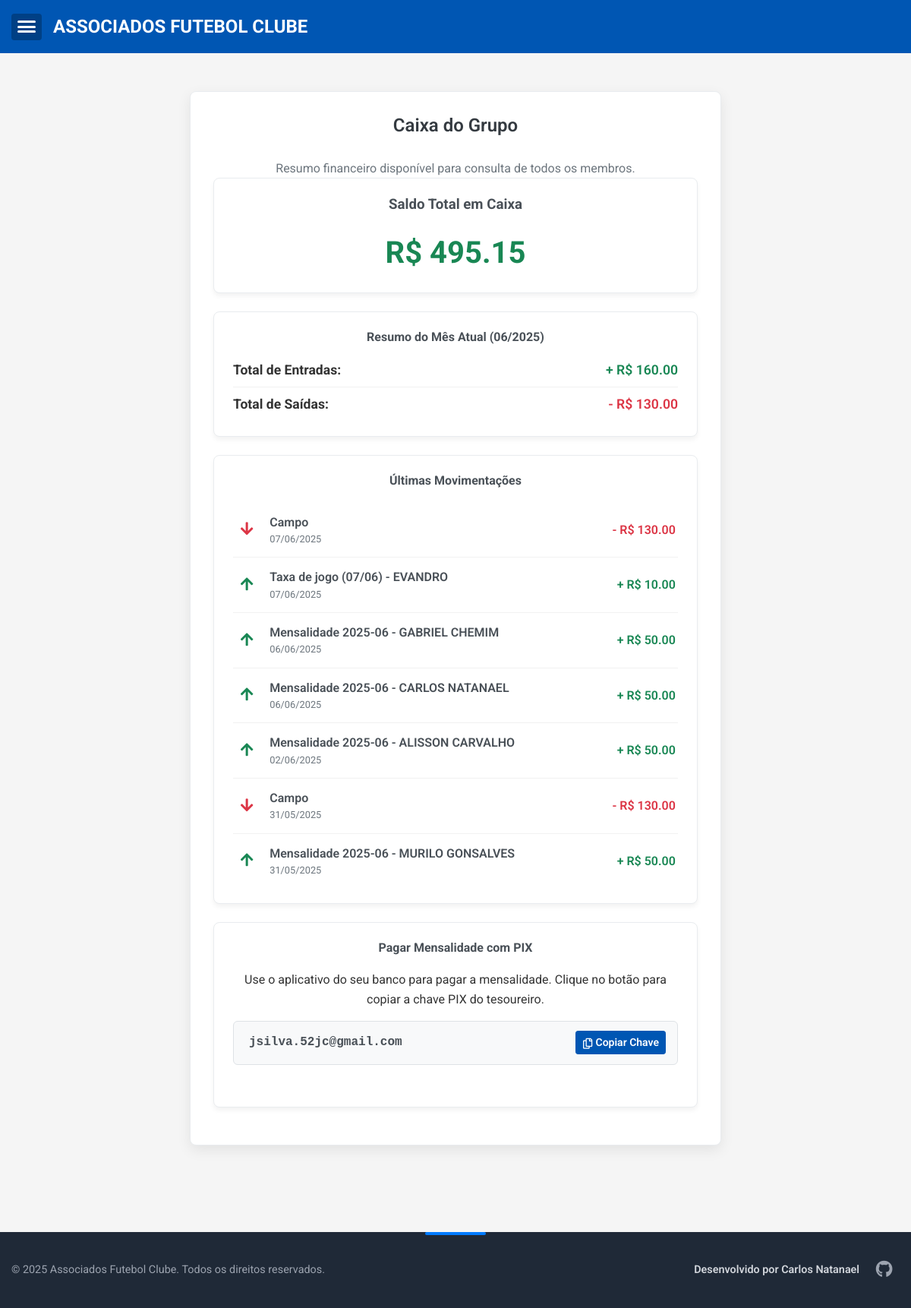
Page /caixa on the earlier database version.
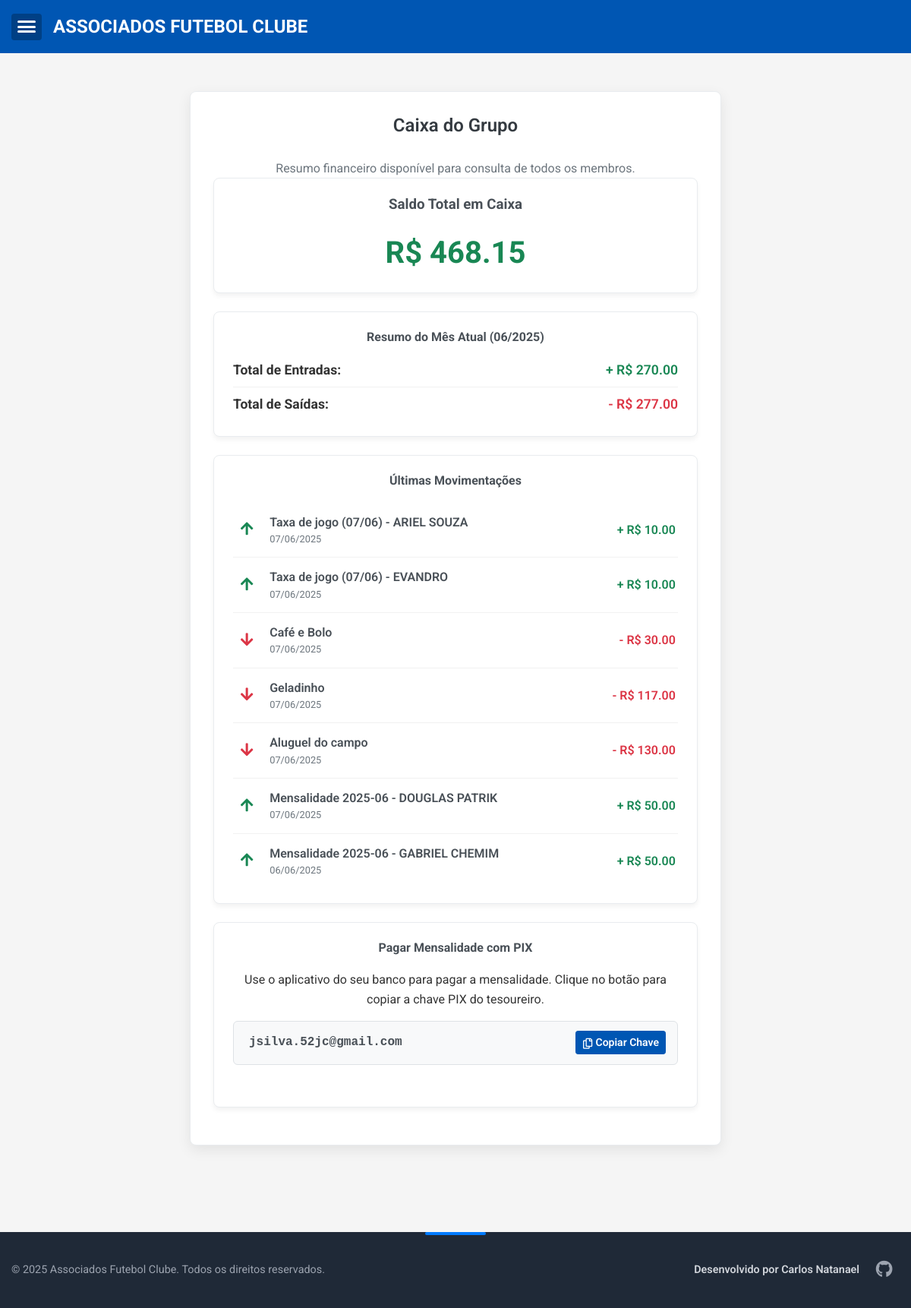
Same page on the later database version.
### app.py (models this page shows, shortened)
class TransacaoCaixa(db.Model):
    id = db.Column(db.Integer, primary_key=True)
    data = db.Column(db.DateTime, nullable=False, default=datetime.utcnow)
    descricao = db.Column(db.String(200), nullable=False)
    tipo = db.Column(db.String(10), nullable=False)
    valor = db.Column(db.Float, nullable=False)
    pagamento_id = db.Column(db.Integer, db.ForeignKey('pagamento.id'), nullable=True)
    pagamento = db.relationship('Pagamento', backref=db.backref('transacao_caixa', uselist=False, cascade="all, delete-orphan"))
    presenca_id = db.Column(db.Integer, db.ForeignKey('presenca.id'), nullable=True, unique=True)
    presenca = db.relationship('Presenca', backref=db.backref('transacao_caixa', uselist=False, cascade="all, delete-orphan"))

### app.py (the view)
@app.route('/caixa')
def caixa_do_grupo():
    total_entradas_query = db.session.query(func.sum(TransacaoCaixa.valor)).filter(TransacaoCaixa.tipo == 'entrada').scalar()
    total_entradas = total_entradas_query or 0.0
    total_saidas_query = db.session.query(func.sum(TransacaoCaixa.valor)).filter(TransacaoCaixa.tipo == 'saida').scalar()
    total_saidas = total_saidas_query or 0.0
    saldo_total = total_entradas - total_saidas
    hoje = datetime.now()
    primeiro_dia_mes_atual = hoje.replace(day=1, hour=0, minute=0, second=0, microsecond=0)
    primeiro_dia_prox_mes = (primeiro_dia_mes_atual + relativedelta(months=1))
    transacoes_mes_atual = TransacaoCaixa.query.filter(
        TransacaoCaixa.data >= primeiro_dia_mes_atual,
        TransacaoCaixa.data < primeiro_dia_prox_mes
    ).all()
    total_entradas_mes_atual = sum(t.valor for t in transacoes_mes_atual if t.tipo == 'entrada')
    total_saidas_mes_atual = sum(t.valor for t in transacoes_mes_atual if t.tipo == 'saida')
    ultimas_movimentacoes = TransacaoCaixa.query.order_by(TransacaoCaixa.data.desc(), TransacaoCaixa.id.desc()).limit(7).all()
    return render_template(
        'caixa_publico.html',
        saldo_total=saldo_total,
        total_entradas_mes=total_entradas_mes_atual,
        total_saidas_mes=total_saidas_mes_atual,
        mes_atual_display=hoje.strftime('%m/%Y'),
        ultimas_movimentacoes=ultimas_movimentacoes # Passa a nova lista para o template
    )

### app.py (called while the page is built)
@event.listens_for(Engine, "connect")
def set_sqlite_timeout(dbapi_connection, connection_record):
    cursor = dbapi_connection.cursor()
    try:
        cursor.execute("PRAGMA busy_timeout = 5000") # Timeout de 5 segundos (5000 ms)
        cursor.close()
        print("DEBUG: SQLite busy_timeout configurado para 5000ms.")
    except Exception as e:
        print(f"DEBUG: Erro ao configurar SQLite busy_timeout: {e}")

### templates/caixa_publico.html (shortened to what this page needs)
{% extends "base.html" %}
{% block content %}
<div class="form-container" style="max-width: 700px;">
    <h2 class="text-center mb-4">Caixa do Grupo</h2>
    <p class="text-center text-muted">Resumo financeiro disponível para consulta de todos os membros.</p>
    <div class="caixa-card">
        <h3>Saldo Total em Caixa</h3>
        <p class="saldo-total saldo-{{ 'positivo' if saldo_total >= 0 else 'negativo' }}">
            R$ {{ "%.2f"|format(saldo_total) }}
        </p>
    </div>
    <div class="caixa-card">
        <h4>Resumo do Mês Atual ({{ mes_atual_display }})</h4>
        <div class="movimentacao-mes">
            <p>
                <strong>Total de Entradas:</strong>
                <span class="valor-entrada">+ R$ {{ "%.2f"|format(total_entradas_mes) }}</span>
            </p>
            <p>
                <strong>Total de Saídas:</strong>
                <span class="valor-saida">- R$ {{ "%.2f"|format(total_saidas_mes) }}</span>
            </p>
        </div>
    </div>
    <div class="caixa-card">
        <h4>Últimas Movimentações</h4>
        {% if ultimas_movimentacoes %}
        <ul class="transaction-list">
            {% for transacao in ultimas_movimentacoes %}
                <li class="transaction-item">
                    <div class="transaction-icon">
                        {% if transacao.tipo == 'entrada' %}
                            <i class="fas fa-arrow-up entrada-icon"></i>
                        {% else %}
                            <i class="fas fa-arrow-down saida-icon"></i>
                        {% endif %}
                    </div>
                    <div class="transaction-details">
                        <span class="transaction-description">{{ transacao.descricao }}</span>
                        <span class="transaction-date">{{ transacao.data.strftime('%d/%m/%Y') }}</span>
                    </div>
                    <div class="transaction-amount valor-{{ transacao.tipo }}">
                        {{ '+ ' if transacao.tipo == 'entrada' else '- ' }}R$ {{ "%.2f"|format(transacao.valor) }}
                    </div>
                </li>
            {% endfor %}
        </ul>
        {% else %}
        <p class="text-center">Nenhuma movimentação registrada ainda.</p>
        {% endif %}
    </div>
    <div class="caixa-card pix-payment-card">
        <h4>Pagar Mensalidade com PIX</h4>
        <p>Use o aplicativo do seu banco para pagar a mensalidade. Clique no botão para copiar a chave PIX do tesoureiro.</p>
        <div class="pix-key-wrapper">
            <code id="pixKey">jsilva.52jc@gmail.com</code>
            <button class="btn btn-sm btn-primary" onclick="copyPixKey('pixKey')">
                <i class="far fa-copy"></i> Copiar Chave
            </button>
        </div>
        <div class="copy-feedback-container">
        </div>
    </div>
</div>
{% endblock %}

Differences in the rows shown:
no longer on this page (row edited): TransacaoCaixa: tipo "-", valor "130.00"
no longer on this page (row unchanged): TransacaoCaixa: tipo "+", valor "50.00"
no longer on this page (row edited): TransacaoCaixa: tipo "+", valor "50.00"
no longer on this page (row edited): TransacaoCaixa: tipo "-", valor "130.00"
no longer on this page (row edited): TransacaoCaixa: tipo "+", valor "50.00"
added TransacaoCaixa: tipo "+", valor "10.00"
added TransacaoCaixa: tipo "-", valor "30.00"
added TransacaoCaixa: tipo "-", valor "117.00"
added TransacaoCaixa: tipo "-", valor "130.00"
now on this page (row edited): TransacaoCaixa: tipo "+", valor "50.00"
Other differences:
{{ "%.2f"|format(saldo_total) }}: "495.15" → "468.15"
{{ "%.2f"|format(total_entradas_mes) }}: "160.00" → "270.00"
{{ "%.2f"|format(total_saidas_mes) }}: "130.00" → "277.00"
